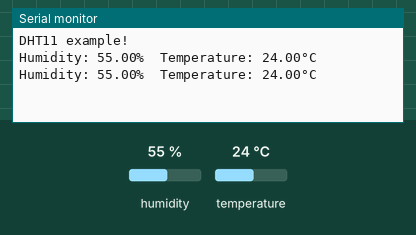
A sketch run on a simulated Arduino Uno, built with avr-gcc and run on an emulated ATmega328P. On the bench: the last lines printed to the serial monitor. The inputs (shaded band) are chosen by the test bench; at power-on: humidity 55 %, temperature 24 °C.

Above: at 2.8 s.
2.9 s: humidity set to 22 %
At 5.3 s:
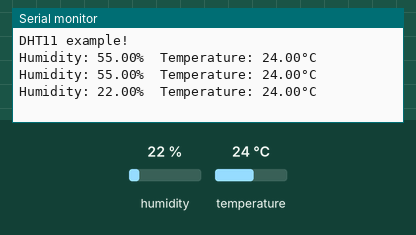
5.6 s: temperature set to 12 °C
At 6.6 s:
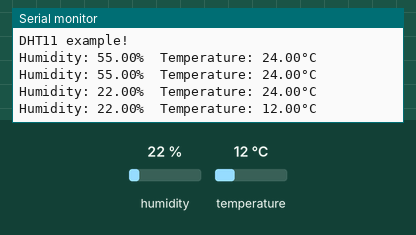
8.3 s: humidity set to 40 %
At 11.5 s:
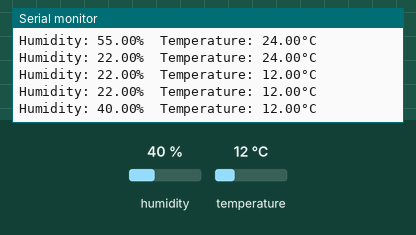
Timing chart, 0 to 13.0 s (numbered marks = the images above; inputs shaded):
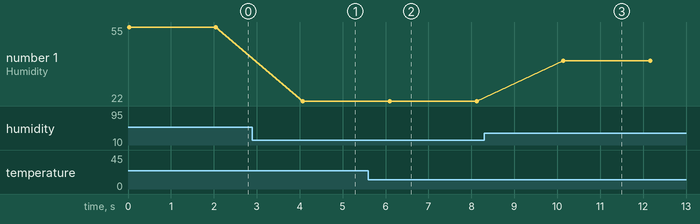

The sketch:

dht.ino
```cpp
#include "DHT.h" // Inclui a biblioteca DHT.h para utilizar as funções do sensor DHT

#define DHTPIN 15 // Define o pino ao qual o sensor DHT está conectado (pino GPIO 15)
#define DHTTYPE DHT11 // Define o tipo de sensor DHT que está sendo usado (DHT11)

DHT dht(DHTPIN, DHTTYPE); // Inicializa o objeto DHT com o pino e tipo definidos acima

void setup() {
  Serial.begin(115200); // Inicializa a comunicação serial com a taxa de transmissão de 115200 bps
  Serial.println(F("DHT11 example!")); // Imprime uma mensagem na porta serial indicando que é um exemplo do DHT11

  dht.begin(); // Inicializa o sensor DHT
}

void loop() {
  float temperature = dht.readTemperature(); // Lê a temperatura do sensor DHT e armazena na variável temperature
  float humidity = dht.readHumidity(); // Lê a umidade do sensor DHT e armazena na variável humidity

  // Verifica se houve falha na leitura dos dados do sensor e sai do loop para tentar novamente
  if (isnan(temperature) || isnan(humidity)) {
    Serial.println(F("Failed to read from DHT sensor!")); // Imprime uma mensagem de falha na leitura do sensor
    return; // Sai do loop
  }

  Serial.print(F("Humidity: ")); // Imprime a string "Humidity: " na porta serial
  Serial.print(humidity); // Imprime o valor da umidade na porta serial
  Serial.print(F("%  Temperature: ")); // Imprime a string "%  Temperature: " na porta serial
  Serial.print(temperature); // Imprime o valor da temperatura na porta serial
  Serial.println(F("°C ")); // Imprime a string "°C " na porta serial e vai para uma nova linha

  // Aguarda alguns segundos entre as medições para evitar leituras muito frequentes
  delay(2000); // Aguarda 2000 milissegundos (2 segundos)
}
```

Measured:
- after the input at 2.9 s, the serial monitor: prints a new line after 1.2 s (image 1)
- after the input at 5.6 s, the serial monitor: prints a new line after 0.50 s (image 2)
- after the input at 8.3 s, the serial monitor: prints a new line after 1.8 s (image 3)
- plotted number 1: 55 → 22 after the input at 2.9 s, 22 → 40 after the input at 8.3 s
